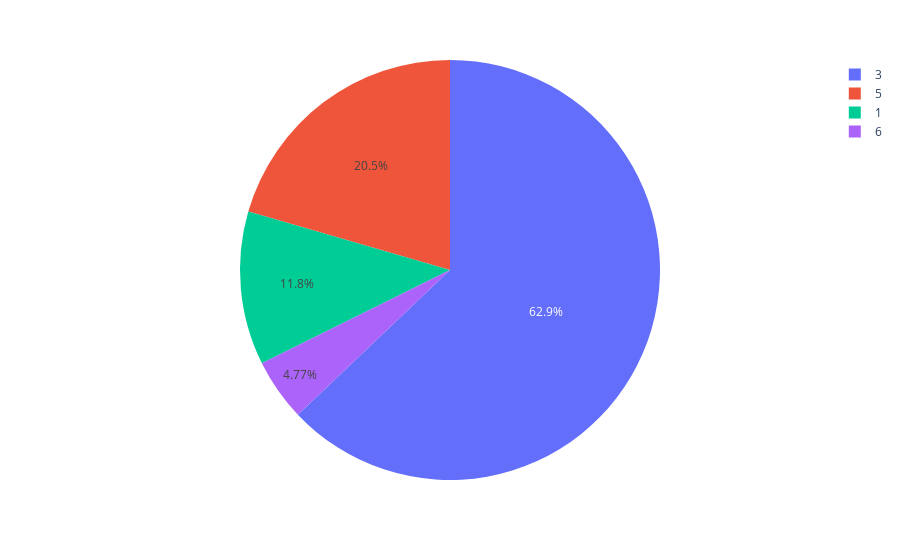

The code cell stored with this chart in its notebook:
### Code cell
#The distribution of classes is not equal 
fig = px.pie(df, values='sentiment', names='sentiment')
fig.show()

### Figure 1 — Plotly figure (JSON) as saved in the notebook; plotly's stock layout.template omitted (floating-point values rounded to 4 significant figures; data arrays with more than 128 entries replaced by an {"elided": "..."} marker saying what was removed)
{"data": [{"domain": {"x": [0, 1], "y": [0, 1]}, "hovertemplate": "sentiment=%{value}<extra></extra>", "labels": {"elided": "3886 mixed values"}, "legendgroup": "", "name": "", "showlegend": true, "type": "pie", "values": {"elided": "3886 mixed values"}}], "layout": {"legend": {"tracegroupgap": 0}, "margin": {"t": 60}}}
